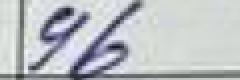
#> input picture legacy/image copy.png, 120 x 40 px, given as the content of the folder ingredients/1, which was not available (shown 2 times larger)
$ python b2.py
#> lines starting #> are read from the running program, lines starting #| are printed output that depends on the picture; after the words box and inside, x2 and y2 are one past the last pixel; in counts of white or black regions, pixels touching at a corner belong together; pictures that were not available may be replaced by others from this repository, and a replacement may not be noted
import os
import random
import glob
import numpy as np
from PIL import Image, ImageOps, ImageFilter
import cv2
# --- CONFIGURATION ---
INGREDIENTS_PATH = "ingredients"
OUTPUT_PATH = "train_data2"
BOX_HEIGHT = 40
BOX_WIDTH = 120  # 3:1 Proportion
SAMPLES_PER_CLASS = 300 # Adjust based on your disk space

# 1. Generate the 163 Class Names
move_classes = []
for start_hole in range(1, 10):
    for end_hole in range(1, 10):
        move_classes.append(f"{start_hole}{end_hole}")   # e.g., "72"
        move_classes.append(f"{start_hole}{end_hole}x")  # e.g., "72x"
#> in create_move_image, `img = Image.new('L', (BOX_WIDTH, BOX_HEIGHT), color=255)`: img: PIL image 120x40 L; every value is 255

classes = move_classes + ['empty']

os.makedirs(OUTPUT_PATH, exist_ok=True)

def get_random_ingredient(char):
#> called with char = '1'
    files = glob.glob(os.path.join(INGREDIENTS_PATH, char, "*.png"))
    if not files:
        raise ValueError(f"No images found for character: {char}")
    return Image.open(random.choice(files))
#> returned value is the input picture: PIL image 120x40 RGBA; mean R, G, B, A 187.7, 190.5, 194.3, 255

def create_move_image(class_name):
    # 1. Create a pure, solid white paper background (255)
    # This matches the clean white background of the post-processed real photos
    img = Image.new('L', (BOX_WIDTH, BOX_HEIGHT), color=255)

    if class_name == 'empty':
        return img

    chars_to_draw = list(class_name)
    prepared_chars = []
    total_width = 0
    gaps = []

    # --- STEP 1: PREPARE AND MEASURE ALL CHARACTERS ---
    for i, char in enumerate(chars_to_draw):
        char_img = get_random_ingredient(char)

        # Make 'x' slightly smaller than numbers
        if char == 'x':
            size = random.randint(20, 26)
        else:
            size = random.randint(28, 36)

        char_img = char_img.resize((size, size), Image.Resampling.LANCZOS)
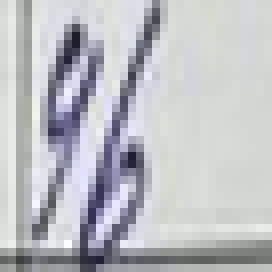
#> char_img: PIL image 34x34 RGBA (shown 8 times larger); mean R, G, B, A 187.7, 190.4, 194.3, 255
        char_img = char_img.rotate(random.randint(-10, 10), expand=False, fillcolor=0)
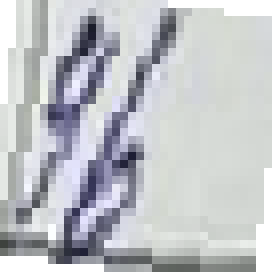
#> char_img: PIL image 34x34 RGBA (shown 8 times larger); mean R, G, B, A 174.9, 177.4, 181.4, 238.2; transparent parts drawn white

        # Crop the black space around the EMNIST digit
        bbox = char_img.getbbox()
#> bbox = (0, 0, 34, 34)
        if bbox:
            char_img = char_img.crop(bbox)

        prepared_chars.append(char_img)
        total_width += char_img.width
#> total_width = 34

        # Calculate random gap
        if i < len(chars_to_draw) - 1:
            gap = random.randint(-2, 5)
            gaps.append(gap)
            total_width += gap
#> total_width = 36

    # --- STEP 2: RANDOM TRANSLATION ---
    max_start_x = BOX_WIDTH - total_width
    if max_start_x <= 2:
        start_x = 2
    else:
        start_x = random.randint(2, max_start_x - 2)

    # --- STEP 3: PASTE THE CHARACTERS (Using Solid Black Ink) ---
    current_x = start_x
    for i, char_img in enumerate(prepared_chars):
        # We use solid pure black ink (0) to match post-threshold images
        ink_layer = Image.new('L', char_img.size, color=0)

        max_y = BOX_HEIGHT - char_img.height
        paste_y = random.randint(2, max(2, max_y - 2))

        img.paste(ink_layer, (current_x, paste_y), mask=char_img)

        if i < len(gaps):
            current_x += char_img.width + gaps[i]
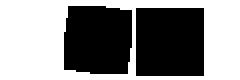
#> img: PIL image 120x40 L (shown 2 times larger); 53.4% white; 2 black regions, box (x1, y1, x2, y2) and area: (68, 4, 102, 38) 1156, (32, 3, 66, 37) 1080

    # --- STEP 4: DILATION ALIGNMENT ---
    # Convert to numpy array for OpenCV
    arr = np.array(img)

    # Invert the image so the ink is white (required for dilation)
    ink_is_white = cv2.bitwise_not(arr)

    # Apply a 3x3 dilation kernel to thicken the strokes
    # This matches the dilated thickness of the real-world processed pen strokes!
    kernel = np.ones((3,3), np.uint8)
    thick_ink = cv2.dilate(ink_is_white, kernel, iterations=1)
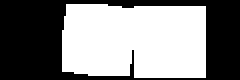
#> thick_ink: shape (40, 120) (shown 2 times larger); 52.4% white; 1 black region, box (x1, y1, x2, y2) and area: (0, 0, 120, 40) 2284

    # Invert back: Ink is Black (0), Background is Pure White (255)
    final_img = cv2.bitwise_not(thick_ink)

    return Image.fromarray(final_img)

# --- EXECUTION ---
print(f"Generating {len(classes)} classes with Dynamic Spacing...")

for cls in classes:
    class_dir = os.path.join(OUTPUT_PATH, cls)
    os.makedirs(class_dir, exist_ok=True)

    for i in range(SAMPLES_PER_CLASS):
        box_img = create_move_image(cls)
#> (the run stopped early here; a loop or call above may not have finished)
